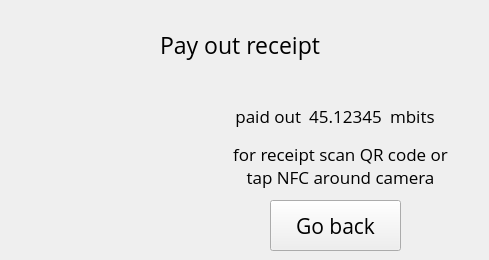
   <widget class="QWidget" name="withdraw_receipt_scrn">
    <widget class="QLabel" name="wreceipt_scan_lbl">
     <property name="geometry">
      <rect>
       <x>210</x>
       <y>140</y>
       <width>261</width>
       <height>51</height>
      </rect>
     </property>
     <property name="font">
      <font>
       <family>Open Sans</family>
       <pointsize>13</pointsize>
      </font>
     </property>
     <property name="text">
      <string>for receipt scan QR code or
tap NFC around camera</string>
     </property>
     <property name="alignment">
      <set>Qt::AlignCenter</set>
     </property>
    </widget>
    <widget class="QPushButton" name="wreceipt_goback_btn">
     <property name="geometry">
      <rect>
       <x>270</x>
       <y>200</y>
       <width>131</width>
       <height>51</height>
      </rect>
     </property>
     <property name="font">
      <font>
       <family>Open Sans</family>
       <pointsize>16</pointsize>
      </font>
     </property>
     <property name="text">
      <string>Go back</string>
     </property>
    </widget>
    <widget class="QLabel" name="wreceipt_desc_lbl">
     <property name="geometry">
      <rect>
       <x>0</x>
       <y>0</y>
       <width>480</width>
       <height>90</height>
      </rect>
     </property>
     <property name="font">
      <font>
       <family>Open Sans</family>
       <pointsize>17</pointsize>
      </font>
     </property>
     <property name="text">
      <string>Pay out receipt</string>
     </property>
     <property name="alignment">
      <set>Qt::AlignCenter</set>
     </property>
    </widget>
    <widget class="QLabel" name="wreceipt_receipt_qr_img">
     <property name="geometry">
      <rect>
       <x>30</x>
       <y>100</y>
       <width>151</width>
       <height>151</height>
      </rect>
     </property>
     <property name="font">
      <font>
       <family>Open Sans</family>
      </font>
     </property>
     <property name="text">
      <string/>
     </property>
     <property name="scaledContents">
      <bool>true</bool>
     </property>
    </widget>
    <widget class="QLabel" name="wreceipt_icon1_lbl">
     <property name="geometry">
      <rect>
       <x>0</x>
       <y>0</y>
       <width>31</width>
       <height>31</height>
      </rect>
     </property>
     <property name="text">
      <string/>
     </property>
    </widget>
    <widget class="QLabel" name="wreceipt_btc2_lbl">
     <property name="geometry">
      <rect>
       <x>390</x>
       <y>100</y>
       <width>81</width>
       <height>31</height>
      </rect>
     </property>
     <property name="font">
      <font>
       <family>Open Sans</family>
       <pointsize>13</pointsize>
      </font>
     </property>
     <property name="text">
      <string>mbits</string>
     </property>
    </widget>
    <widget class="QLabel" name="wreceipt_btc_amount_lbl">
     <property name="geometry">
      <rect>
       <x>300</x>
       <y>100</y>
       <width>91</width>
       <height>31</height>
      </rect>
     </property>
     <property name="font">
      <font>
       <family>Open Sans</family>
       <pointsize>13</pointsize>
      </font>
     </property>
     <property name="text">
      <string>45.12345</string>
     </property>
     <property name="alignment">
      <set>Qt::AlignCenter</set>
     </property>
    </widget>
    <widget class="QLabel" name="wreceipt_btc1_lbl">
     <property name="geometry">
      <rect>
       <x>210</x>
       <y>100</y>
       <width>91</width>
       <height>31</height>
      </rect>
     </property>
     <property name="font">
      <font>
       <family>Open Sans</family>
       <pointsize>13</pointsize>
      </font>
     </property>
     <property name="text">
      <string>paid out</string>
     </property>
     <property name="alignment">
      <set>Qt::AlignRight|Qt::AlignTrailing|Qt::AlignVCenter</set>
     </property>
    </widget>
   </widget>
